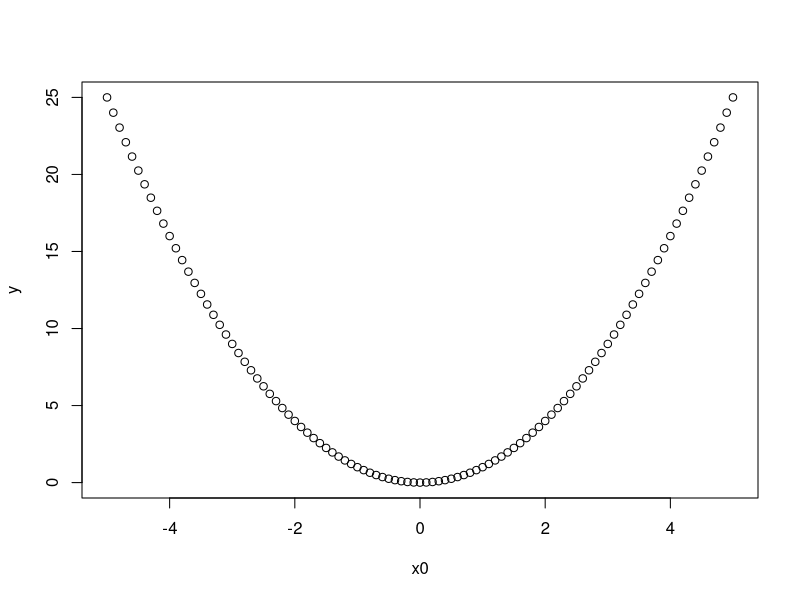

This chart was generated by the following R code: (Note: this script raises an error after producing the figure.)
rm(list=ls())

#Funcao de custo
J<-function(x,y,theta,lambda,m)
{
  J<-(1/(2*m))*sum(((x%*%theta -y)^2),2)
  #adicionando regularizacao
  # J<-J+sum((lambda/(2*m))*tail(theta,-1)^2)
  return(J)
}

theta_grad<-function(x,theta,lambda,m)
{
  dJ<-matrix(1,nrow = grau+1,ncol = 1)
  for (i in 1:(grau+1))
  {
    dJ[i]<-(x%*%theta -y)*x[,i]/m
  }
  # theta_grad<-t(x)%*%(x%*%theta -y)/m
  # theta_grad<-rbind(theta_grad[1],theta_grad[2:(grau+1)]+tail(theta_grad,-1)*lambda/m)
  return(dJ)
}

#Atualizando parametros
atualiza<-function(theta,dJ,alpha)
{
  theta_new<-theta - alpha*dJ
  return(theta_new)
}

#treinando a rede
train_adaline<-function(x,y,alpha,epoc,lambda)
{
  #Criando a rede Adeline
  epsilon<-sqrt(6)/(grau+1)
  m <- length(x0)
  theta <- matrix(1,nrow = grau+1,ncol = 1)
  theta<- matrix(runif(grau+1,min = -epsilon,max = epsilon),nrow = grau+1,ncol = 1) 
  custo<-matrix(0,nrow = epoc,ncol = 1)
  mat_theta<-vector('list',epoc)
  mat_theta[[1]]<-theta
  for (i in 1:epoc-1)
  {
    custo[i]<-J(x,y,mat_theta[[i]],lambda,m)
    dJ<-theta_grad(x,mat_theta[[i]],lambda,m)
    mat_theta[[i+1]]<-atualiza(mat_theta[[i]],dJ,alpha)
    # print(theta)
  }
  return(list(custo,mat_theta))
}

x0<-seq(-5,5,0.1)
y<-x0^2

# x0<-runif(n = 1000, min=-15,max=10)
# y<-(0.5*(x0^2)+3*x0+10) + 10*rnorm(length(x0))

plot(x0,y,type='p')

#Escolhendo o grau do polinomio para aproximacao o qual sera a primeira camada
grau <- 4
x<-matrix(-1,nrow = length(x0),ncol = (grau+1))
for (i in 1:(grau+1))
{
  x[,i]<-x0^(i-1)
}

lambda<-1
alpha<-0.01


epoc<-200
adaline<-train_adaline(x,y,alpha,epoc,lambda)

# plot(x,x%*%adaline[[2]])
plot(adaline[[1]],type='l')
theta<-adaline[[2]]
plot(x%*%mat_theta[[epoc]])


